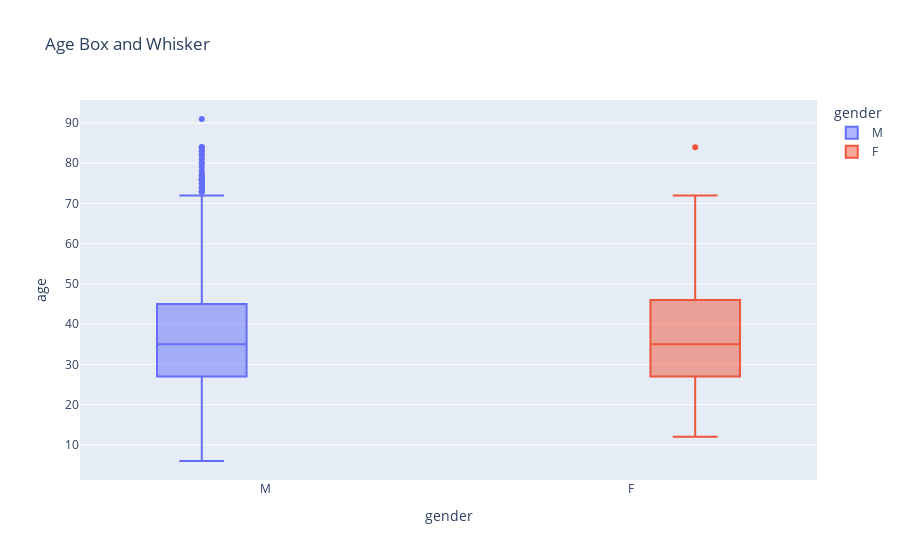

The code cell stored with this chart in its notebook:
### Markdown cell above
### Age and Gender Box and Whisker

### Code cell
fig = px.box(ois, x='gender', y="age", title="Age Box and Whisker",color='gender')
fig.show()

### Figure 1 — Plotly figure (JSON) as saved in the notebook; plotly's stock layout.template omitted (floating-point values rounded to 4 significant figures; data arrays with more than 128 entries replaced by an {"elided": "..."} marker saying what was removed)
{"data": [{"alignmentgroup": "True", "hovertemplate": "gender=%{x}<br>age=%{y}<extra></extra>", "legendgroup": "M", "marker": {"color": "#636efa"}, "name": "M", "notched": false, "offsetgroup": "M", "orientation": "v", "showlegend": true, "type": "box", "x": {"elided": "4673 str values"}, "x0": " ", "xaxis": "x", "y": {"elided": "4673 float values"}, "y0": " ", "yaxis": "y"}, {"alignmentgroup": "True", "hovertemplate": "gender=%{x}<br>age=%{y}<extra></extra>", "legendgroup": "F", "marker": {"color": "#EF553B"}, "name": "F", "notched": false, "offsetgroup": "F", "orientation": "v", "showlegend": true, "type": "box", "x": {"elided": "222 str values"}, "x0": " ", "xaxis": "x", "y": {"elided": "222 float values"}, "y0": " ", "yaxis": "y"}], "layout": {"boxmode": "group", "legend": {"title": {"text": "gender"}, "tracegroupgap": 0}, "title": {"text": "Age Box and Whisker"}, "xaxis": {"anchor": "y", "categoryarray": ["M", "F"], "categoryorder": "array", "domain": [0, 1], "title": {"text": "gender"}}, "yaxis": {"anchor": "x", "domain": [0, 1], "title": {"text": "age"}}}}
